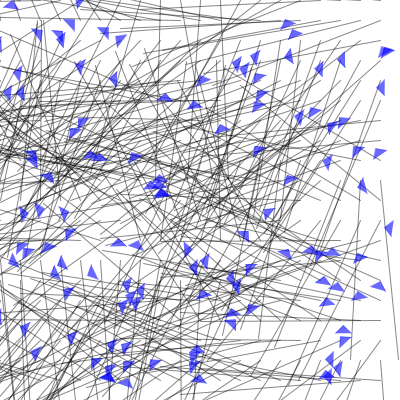
Frame 1 (no input)
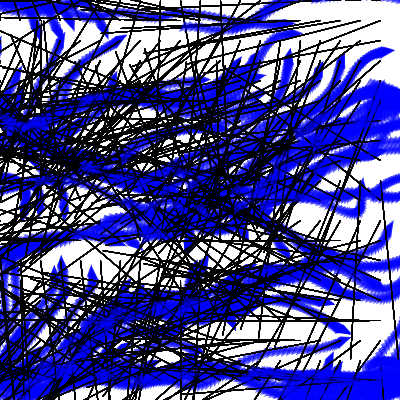
Frame 60 (the mouse pressed at the canvas centre just before this capture)
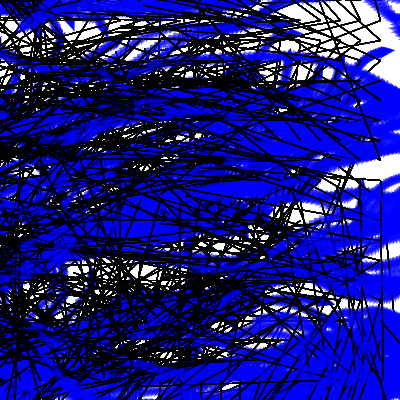
Frame 120 (the mouse held since frame 60 and released just before this capture)

The Processing sketch that drew these frames (run headless with seeded random() and noise(); from frame 60 on, the mouse is pressed at the canvas centre):

// Processing sketch: processing_160178
// ── processing_160178.pde

boolean debug = true;


FlowField flowfield;

ArrayList<Vehicle> vehicles;

void setup() {
  size(400, 400);
  background(255);
  
  flowfield = new FlowField(20);
  vehicles = new ArrayList<Vehicle>();
  // Make a whole bunch of vehicles with random maxspeed and maxforce values
  for (int i = 0; i < 120; i++) {
   vehicles.add(new Vehicle(new PVector(random(width), random(height)), random(5, 5), random(0.1, 0.5)));
  }
}

void draw() {
  //background(255);
  // Display the flowfield in "debug" mode
  if (debug) flowfield.display();
  // Tell all the vehicles to follow the flow field
  for (Vehicle v : vehicles) {
    v.follow(flowfield);
    v.run();
  }

  // Instructions
  fill(0);
  //text("Hit space bar to toggle debugging lines.\nClick the mouse to generate a new flow field.",10,height-20);
}


void keyPressed() {
  if (key == ' ') {
    debug = !debug;
  }
}

// Make a new flowfield
void mousePressed() {
  flowfield.init();
}

class FlowField {

  // A flow field is a two dimensional array of PVectors
  PVector[][] field;
  int cols, rows; // Columns and Rows
  int resolution; // How large is each "cell" of the flow field

  FlowField(int r) {
    resolution = r;
    // Determine the number of columns and rows based on sketch's width and height
    cols = width/resolution;
    rows = height/resolution;
    field = new PVector[cols][rows];
    init();
  }

  void init() {
    // Reseed noise so we get a new flow field every time
    noiseSeed((int)random(10));
    float xoff = 10;
    for (int i = 0; i < cols; i++) {
      float yoff = 0;
      for (int j = 0; j < rows; j++) {
        float theta = map(noise(xoff,yoff),0,1,0,TWO_PI);
        // Polar to cartesian coordinate transformation to get x and y components of the vector
        field[i][j] = new PVector(cos(theta),sin(theta));
        yoff += 0.9;
      }
      xoff += 0.1;
    }
  }

  // Draw every vector
  void display() {
    for (int i = 0; i < cols; i++) {
      for (int j = 0; j < rows; j++) {
        drawVector(field[i][j],i*resolution,j*resolution,resolution-2);
      }
    }

  }

  // Renders a vector object 'v' as an arrow and a location 'x,y'
  void drawVector(PVector v, float x, float y, float scayl) {
    pushMatrix();
    float arrowsize = 0;
    // Translate to location to render vector
    translate(x,y);
    stroke(0,120);
    // Call vector heading function to get direction (note that pointing to the right is a heading of 0) and rotate
    rotate(v.heading2D());
    // Calculate length of vector & scale it to be bigger or smaller if necessary
    float len = v.mag()*scayl;
    // Draw three lines to make an arrow (draw pointing up since we've rotate to the proper direction)
    line(0,0,len*10,0);
    //line(len,0,len-arrowsize,+arrowsize/2);
    //line(len,0,len-arrowsize,-arrowsize/2);
    popMatrix();
  }

  PVector lookup(PVector lookup) {
    int column = int(constrain(lookup.x/resolution,0,cols-1));
    int row = int(constrain(lookup.y/resolution,0,rows-1));
    return field[column][row].get();
  }


}
class Vehicle {

  // The usual stuff
  PVector location;
  PVector velocity;
  PVector acceleration;
  float r;
  float maxforce;    // Maximum steering force
  float maxspeed;    // Maximum speed

    Vehicle(PVector l, float ms, float mf) {
    location = l.get();
    r = 10.0;
    maxspeed = ms;
    maxforce = mf;
    acceleration = new PVector(0,0);
    velocity = new PVector(0,0);
  }

  public void run() {
    update();
    borders();
    display();
  }


  // Implementing Reynolds' flow field following algorithm
  // http://www.red3d.com/cwr/steer/FlowFollow.html
  void follow(FlowField flow) {
    // What is the vector at that spot in the flow field?
    PVector desired = flow.lookup(location);
    // Scale it up by maxspeed
    desired.mult(maxspeed);
    // Steering is desired minus velocity
    PVector steer = PVector.sub(desired, velocity);
    steer.limit(maxforce);  // Limit to maximum steering force
    applyForce(steer);
  }

  void applyForce(PVector force) {
    // We could add mass here if we want A = F / M
    acceleration.add(force);
  }

  // Method to update location
  void update() {
    // Update velocity
    velocity.add(acceleration);
    // Limit speed
    velocity.limit(maxspeed);
    location.add(velocity);
    // Reset accelertion to 0 each cycle
    acceleration.mult(0);
  }

  void display() {
    // Draw a triangle rotated in the direction of velocity
    float theta = velocity.heading2D() + radians(90);
    fill(0,0,255,150);
    stroke(0,0,250,100);
    pushMatrix();
    translate(location.x,location.y);
    rotate(theta);
    beginShape();
    vertex(0, -r/2);
    vertex(r, 0);
    vertex(r/2, r);
   
    
    endShape();
    popMatrix();
  }

  // Wraparound
  void borders() {
    if (location.x < -r) location.x = width+r;
    if (location.y < -r) location.y = height+r;
    if (location.x > width+r) location.x = -r;
    if (location.y > height+r) location.y = -r;
  }
}
